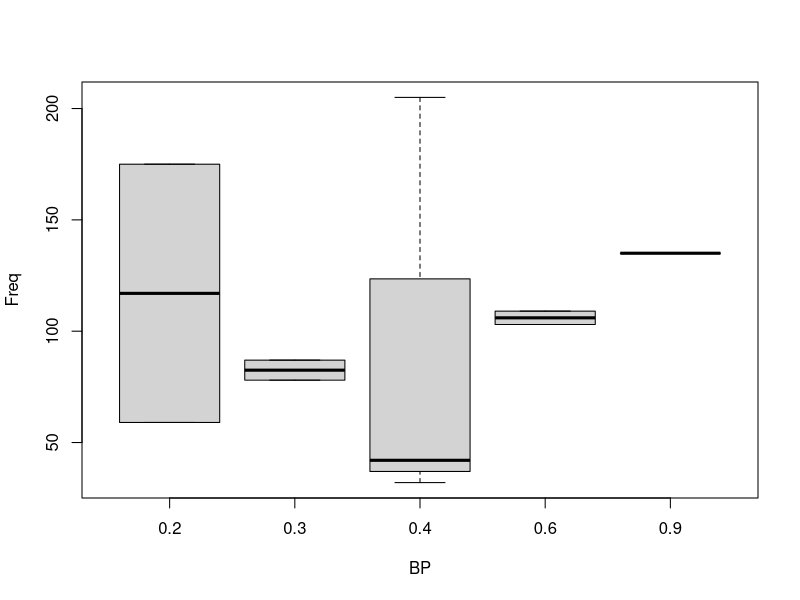
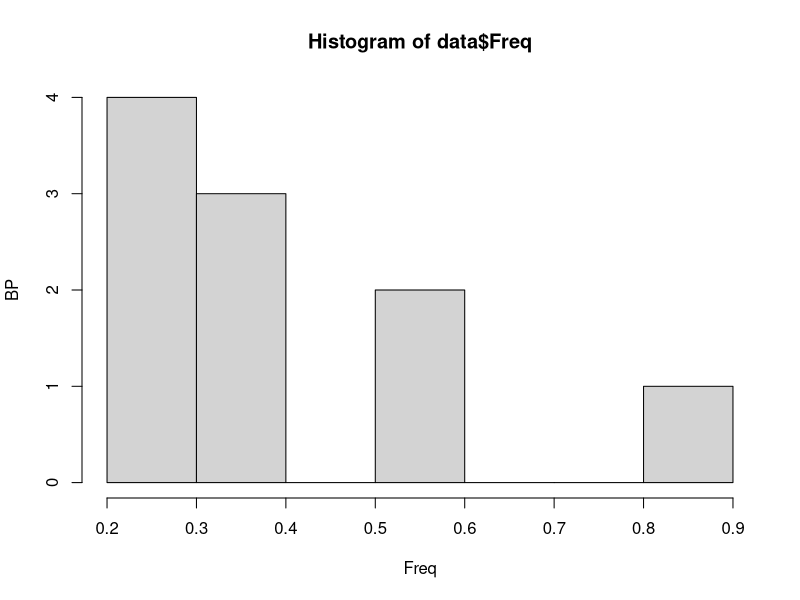
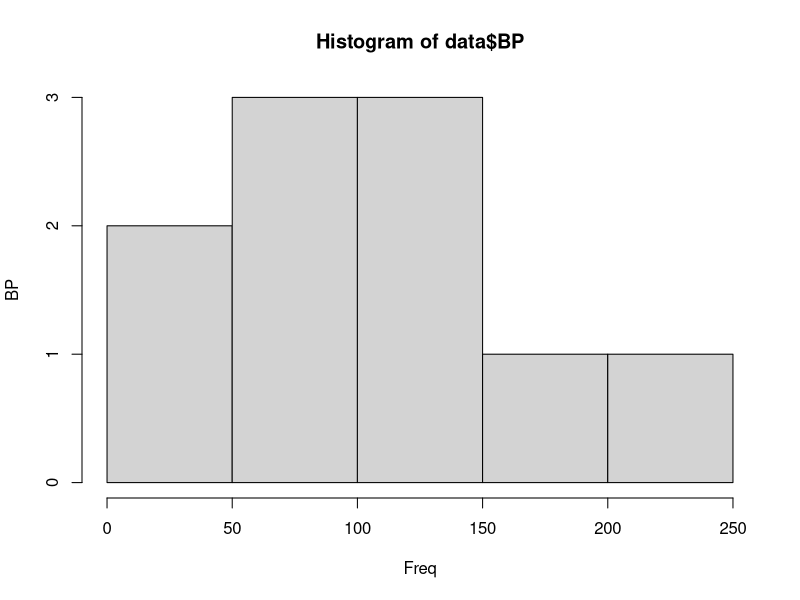

The R source for these figures, in order:
Freq <- c(0.6, 0.3, 0.4, 0.4, 0.2, 0.6, 0.3, 0.4, 0.9, 0.2)
BP <- c(103, 87, 32, 42, 59, 109, 78, 205, 135, 175)
first <- c(1, 1, 1, 1, 0, 0, 0, 0, NA, 1)
second <- c(0, 0, 1, 1, 0, 0, 1, 1, 1, 1)
final_decision <- c(0, 1, 0, 1, 0, 1, 0, 1, 1, 1)

data <- data.frame(Freq, BP, first, second, final_decision)
data

boxplot(BP ~ Freq, 
        data = data,
        ylab = "Freq",
        xlab = "BP")

hist(data$Freq,
     ylab = "BP",
     xlab = "Freq")

hist(data$BP,
     ylab = "BP",
     xlab = "Freq")
